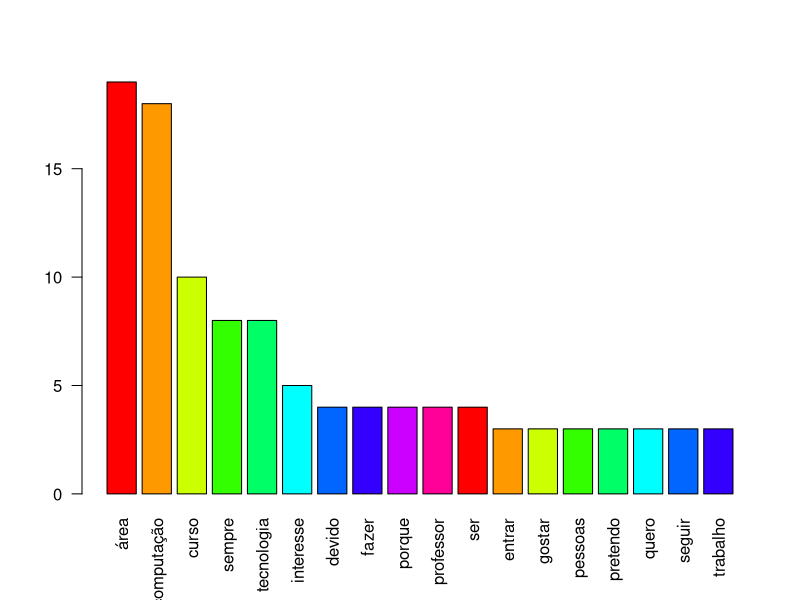
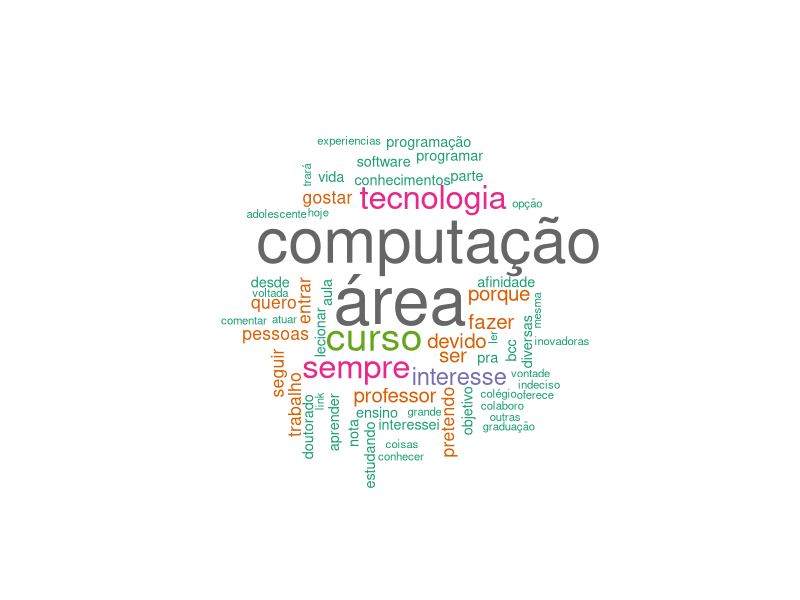

Generate these figures, in order, with R:
#Pacotes que serão usados
install.packages("tm")
install.packages("wordcloud")
library(tm)
library(wordcloud)
library(readr)

#Carregar
motivos <- read_csv("motivos.csv")

#Colapsando todos os comentários em um vetor de uma posição
motivos <- paste(motivos$"2019.1", collapse=" ")

# Para processar o texto usando o pacote tm, é necessário converter esses dados
# em um formato chamado corpus, que pode ser processado pelo pacote tm
VS <- VectorSource(motivos)
corpus <- Corpus(VS)

#Verificando o arquivo corpus gerado
inspect(corpus)

####################################
#             Limpeza
####################################

#Coloca tudo em minúsculo
corpus <- tm_map(corpus, content_transformer(tolower))

#Remove pontuação
corpus <- tm_map(corpus, removePunctuation)

#Remove espaços extras em branco
corpus <- tm_map(corpus, stripWhitespace)

#Remove números
corpus <- tm_map(corpus, removeNumbers)

#Remove palavras ruído
corpus <- tm_map(corpus, removeWords, stopwords('portuguese'))

####################################
#          Fim da Limpeza
####################################

#Verificando o arquivo corpus após a limpeza.
inspect(corpus)

#Converte para o formato de uma matriz.
tdm <- as.matrix(TermDocumentMatrix(corpus))

#Fornece as frequências ordenadas de cada palavra.
fre <- sort(rowSums(tdm), decreasing=TRUE)

#Escolhendo um subconjunto dos dados.
aux <- subset(fre, fre>2)

#Plota o gráfico de barras dos termos mais frequentes
barplot(aux, las=2, col=rainbow(10))

####################################
#     Gera a nuvem de palavras
####################################

wordcloud(corpus, min.freq = 1, max.words=60,
          random.order=FALSE, rot.per=0.35,
          colors=brewer.pal(8, "Dark2"))
